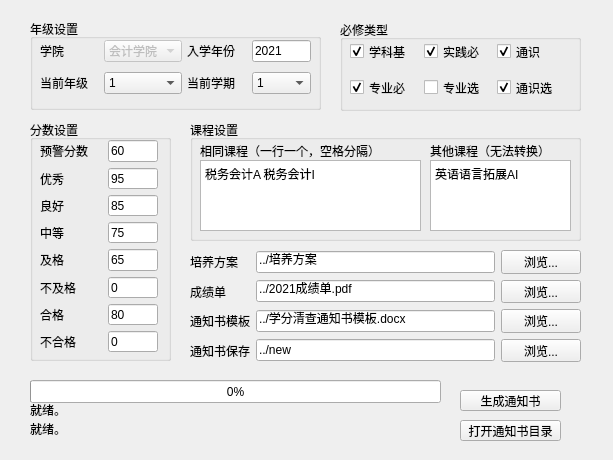
<?xml version="1.0" encoding="UTF-8"?>
<ui version="4.0">
 <class>Form</class>
 <widget class="QWidget" name="Form">
  <property name="enabled">
   <bool>true</bool>
  </property>
  <property name="geometry">
   <rect>
    <x>0</x>
    <y>0</y>
    <width>613</width>
    <height>460</height>
   </rect>
  </property>
  <property name="windowTitle">
   <string>学分清查工具</string>
  </property>
  <widget class="QPushButton" name="notice_create">
   <property name="geometry">
    <rect>
     <x>460</x>
     <y>390</y>
     <width>101</width>
     <height>21</height>
    </rect>
   </property>
   <property name="text">
    <string>生成通知书</string>
   </property>
  </widget>
  <widget class="QPushButton" name="open_notice_dir">
   <property name="geometry">
    <rect>
     <x>460</x>
     <y>420</y>
     <width>101</width>
     <height>21</height>
    </rect>
   </property>
   <property name="text">
    <string>打开通知书目录</string>
   </property>
  </widget>
  <widget class="QGroupBox" name="must_group">
   <property name="enabled">
    <bool>true</bool>
   </property>
   <property name="geometry">
    <rect>
     <x>340</x>
     <y>20</y>
     <width>241</width>
     <height>91</height>
    </rect>
   </property>
   <property name="title">
    <string>必修类型</string>
   </property>
  </widget>
  <widget class="QGroupBox" name="grade_group">
   <property name="geometry">
    <rect>
     <x>30</x>
     <y>19</y>
     <width>291</width>
     <height>91</height>
    </rect>
   </property>
   <property name="title">
    <string>年级设置</string>
   </property>
  </widget>
  <widget class="QWidget" name="layoutWidget1">
   <property name="geometry">
    <rect>
     <x>350</x>
     <y>41</y>
     <width>221</width>
     <height>57</height>
    </rect>
   </property>
   <layout class="QGridLayout" name="must_type_layout">
    <property name="horizontalSpacing">
     <number>0</number>
    </property>
    <property name="verticalSpacing">
     <number>15</number>
    </property>
    <item row="0" column="0">
     <widget class="QCheckBox" name="xkjck">
      <property name="tabletTracking">
       <bool>false</bool>
      </property>
      <property name="text">
       <string>学科基</string>
      </property>
      <property name="checked">
       <bool>true</bool>
      </property>
     </widget>
    </item>
    <item row="0" column="1">
     <widget class="QCheckBox" name="sjbxk">
      <property name="text">
       <string>实践必</string>
      </property>
      <property name="checked">
       <bool>true</bool>
      </property>
     </widget>
    </item>
    <item row="0" column="2">
     <widget class="QCheckBox" name="tsk">
      <property name="text">
       <string>通识</string>
      </property>
      <property name="checked">
       <bool>true</bool>
      </property>
     </widget>
    </item>
    <item row="1" column="0">
     <widget class="QCheckBox" name="zybxk">
      <property name="text">
       <string>专业必</string>
      </property>
      <property name="checked">
       <bool>true</bool>
      </property>
     </widget>
    </item>
    <item row="1" column="1">
     <widget class="QCheckBox" name="zyxxk">
      <property name="text">
       <string>专业选</string>
      </property>
     </widget>
    </item>
    <item row="1" column="2">
     <widget class="QCheckBox" name="tsxxk">
      <property name="enabled">
       <bool>true</bool>
      </property>
      <property name="tabletTracking">
       <bool>false</bool>
      </property>
      <property name="text">
       <string>通识选</string>
      </property>
      <property name="checkable">
       <bool>true</bool>
      </property>
      <property name="checked">
       <bool>true</bool>
      </property>
     </widget>
    </item>
   </layout>
  </widget>
  <widget class="QWidget" name="layoutWidget2">
   <property name="geometry">
    <rect>
     <x>40</x>
     <y>40</y>
     <width>271</width>
     <height>56</height>
    </rect>
   </property>
   <layout class="QGridLayout" name="semester_layout" columnstretch="1,1,1,1">
    <property name="leftMargin">
     <number>0</number>
    </property>
    <property name="topMargin">
     <number>0</number>
    </property>
    <property name="horizontalSpacing">
     <number>5</number>
    </property>
    <property name="verticalSpacing">
     <number>10</number>
    </property>
    <item row="0" column="3">
     <widget class="QLineEdit" name="enter_year">
      <property name="text">
       <string>2021</string>
      </property>
     </widget>
    </item>
    <item row="1" column="2">
     <widget class="QLabel" name="label_5">
      <property name="text">
       <string>当前学期</string>
      </property>
     </widget>
    </item>
    <item row="1" column="1">
     <widget class="QComboBox" name="now_grade">
      <property name="enabled">
       <bool>true</bool>
      </property>
      <property name="currentText">
       <string>2</string>
      </property>
      <item>
       <property name="text">
        <string>1</string>
       </property>
      </item>
      <item>
       <property name="text">
        <string>2</string>
       </property>
      </item>
      <item>
       <property name="text">
        <string>3</string>
       </property>
      </item>
      <item>
       <property name="text">
        <string>4</string>
       </property>
      </item>
     </widget>
    </item>
    <item row="0" column="1">
     <widget class="QComboBox" name="college_name">
      <property name="enabled">
       <bool>false</bool>
      </property>
      <property name="editable">
       <bool>false</bool>
      </property>
      <item>
       <property name="text">
        <string>会计学院</string>
       </property>
      </item>
     </widget>
    </item>
    <item row="0" column="2">
     <widget class="QLabel" name="label_3">
      <property name="text">
       <string>入学年份</string>
      </property>
     </widget>
    </item>
    <item row="0" column="0">
     <widget class="QLabel" name="label_21">
      <property name="text">
       <string>学院</string>
      </property>
     </widget>
    </item>
    <item row="1" column="0">
     <widget class="QLabel" name="label_4">
      <property name="text">
       <string>当前年级</string>
      </property>
     </widget>
    </item>
    <item row="1" column="3">
     <widget class="QComboBox" name="now_semester">
      <item>
       <property name="text">
        <string>1</string>
       </property>
      </item>
      <item>
       <property name="text">
        <string>2</string>
       </property>
      </item>
     </widget>
    </item>
   </layout>
  </widget>
  <widget class="QProgressBar" name="progress_bar">
   <property name="geometry">
    <rect>
     <x>30</x>
     <y>380</y>
     <width>411</width>
     <height>23</height>
    </rect>
   </property>
   <property name="cursor">
    <cursorShape>ArrowCursor</cursorShape>
   </property>
   <property name="value">
    <number>0</number>
   </property>
  </widget>
  <widget class="QLabel" name="progress_phase">
   <property name="geometry">
    <rect>
     <x>30</x>
     <y>400</y>
     <width>401</width>
     <height>20</height>
    </rect>
   </property>
   <property name="text">
    <string>就绪。</string>
   </property>
  </widget>
  <widget class="QLabel" name="progress_now">
   <property name="geometry">
    <rect>
     <x>30</x>
     <y>420</y>
     <width>401</width>
     <height>31</height>
    </rect>
   </property>
   <property name="text">
    <string>就绪。</string>
   </property>
   <property name="alignment">
    <set>Qt::AlignLeading|Qt::AlignLeft|Qt::AlignTop</set>
   </property>
  </widget>
  <widget class="QGroupBox" name="grade_group_2">
   <property name="geometry">
    <rect>
     <x>30</x>
     <y>120</y>
     <width>141</width>
     <height>241</height>
    </rect>
   </property>
   <property name="title">
    <string>分数设置</string>
   </property>
  </widget>
  <widget class="QGroupBox" name="crouse_group">
   <property name="geometry">
    <rect>
     <x>190</x>
     <y>120</y>
     <width>391</width>
     <height>121</height>
    </rect>
   </property>
   <property name="title">
    <string>课程设置</string>
   </property>
   <widget class="QLabel" name="same_coures_label">
    <property name="geometry">
     <rect>
      <x>10</x>
      <y>20</y>
      <width>181</width>
      <height>21</height>
     </rect>
    </property>
    <property name="text">
     <string>相同课程（一行一个，空格分隔）</string>
    </property>
   </widget>
   <widget class="QLabel" name="discard_coures_label">
    <property name="geometry">
     <rect>
      <x>240</x>
      <y>20</y>
      <width>131</width>
      <height>21</height>
     </rect>
    </property>
    <property name="text">
     <string>其他课程（无法转换）</string>
    </property>
   </widget>
   <widget class="QPlainTextEdit" name="same_course">
    <property name="geometry">
     <rect>
      <x>10</x>
      <y>40</y>
      <width>221</width>
      <height>71</height>
     </rect>
    </property>
    <property name="verticalScrollBarPolicy">
     <enum>Qt::ScrollBarAsNeeded</enum>
    </property>
    <property name="horizontalScrollBarPolicy">
     <enum>Qt::ScrollBarAsNeeded</enum>
    </property>
    <property name="plainText">
     <string>税务会计A 税务会计I</string>
    </property>
   </widget>
   <widget class="QPlainTextEdit" name="discard_course">
    <property name="geometry">
     <rect>
      <x>240</x>
      <y>40</y>
      <width>141</width>
      <height>71</height>
     </rect>
    </property>
    <property name="plainText">
     <string>英语语言拓展AI</string>
    </property>
   </widget>
  </widget>
  <widget class="QWidget" name="layoutWidget3">
   <property name="geometry">
    <rect>
     <x>40</x>
     <y>140</y>
     <width>118</width>
     <height>212</height>
    </rect>
   </property>
   <layout class="QGridLayout" name="gridLayout_2">
    <property name="horizontalSpacing">
     <number>20</number>
    </property>
    <item row="2" column="1">
     <widget class="QLineEdit" name="lh_score">
      <property name="text">
       <string>85</string>
      </property>
     </widget>
    </item>
    <item row="7" column="1">
     <widget class="QLineEdit" name="bhg_score">
      <property name="text">
       <string>0</string>
      </property>
     </widget>
    </item>
    <item row="4" column="0">
     <widget class="QLabel" name="jg_label">
      <property name="text">
       <string>及格</string>
      </property>
     </widget>
    </item>
    <item row="6" column="0">
     <widget class="QLabel" name="hg_label">
      <property name="text">
       <string>合格</string>
      </property>
     </widget>
    </item>
    <item row="6" column="1">
     <widget class="QLineEdit" name="hg_score">
      <property name="text">
       <string>80</string>
      </property>
     </widget>
    </item>
    <item row="3" column="0">
     <widget class="QLabel" name="zd_label">
      <property name="text">
       <string>中等</string>
      </property>
     </widget>
    </item>
    <item row="1" column="1">
     <widget class="QLineEdit" name="yx_score">
      <property name="text">
       <string>95</string>
      </property>
     </widget>
    </item>
    <item row="5" column="1">
     <widget class="QLineEdit" name="bjg_score">
      <property name="text">
       <string>0</string>
      </property>
     </widget>
    </item>
    <item row="0" column="0">
     <widget class="QLabel" name="pass_label">
      <property name="text">
       <string>预警分数</string>
      </property>
      <property name="wordWrap">
       <bool>false</bool>
      </property>
     </widget>
    </item>
    <item row="4" column="1">
     <widget class="QLineEdit" name="jg_score">
      <property name="text">
       <string>65</string>
      </property>
     </widget>
    </item>
    <item row="3" column="1">
     <widget class="QLineEdit" name="zd_score">
      <property name="text">
       <string>75</string>
      </property>
     </widget>
    </item>
    <item row="1" column="0">
     <widget class="QLabel" name="yx_label">
      <property name="text">
       <string>优秀</string>
      </property>
     </widget>
    </item>
    <item row="7" column="0">
     <widget class="QLabel" name="bhg_label">
      <property name="text">
       <string>不合格</string>
      </property>
     </widget>
    </item>
    <item row="0" column="1">
     <widget class="QLineEdit" name="pass_score">
      <property name="text">
       <string>60</string>
      </property>
     </widget>
    </item>
    <item row="2" column="0">
     <widget class="QLabel" name="lh_label">
      <property name="text">
       <string>良好</string>
      </property>
     </widget>
    </item>
    <item row="5" column="0">
     <widget class="QLabel" name="bjg_label">
      <property name="text">
       <string>不及格</string>
      </property>
     </widget>
    </item>
   </layout>
  </widget>
  <widget class="QWidget" name="layoutWidget4">
   <property name="geometry">
    <rect>
     <x>190</x>
     <y>250</y>
     <width>391</width>
     <height>112</height>
    </rect>
   </property>
   <layout class="QGridLayout" name="gridLayout">
    <item row="0" column="0">
     <widget class="QLabel" name="label_20">
      <property name="text">
       <string>培养方案</string>
      </property>
     </widget>
    </item>
    <item row="0" column="1">
     <widget class="QLineEdit" name="schedule_dir">
      <property name="text">
       <string>../培养方案</string>
      </property>
     </widget>
    </item>
    <item row="0" column="2">
     <widget class="QPushButton" name="schedule_dir_view">
      <property name="text">
       <string>浏览...</string>
      </property>
     </widget>
    </item>
    <item row="1" column="0">
     <widget class="QLabel" name="label_22">
      <property name="text">
       <string>成绩单</string>
      </property>
     </widget>
    </item>
    <item row="1" column="1">
     <widget class="QLineEdit" name="transcript_file">
      <property name="text">
       <string>../2021成绩单.pdf</string>
      </property>
     </widget>
    </item>
    <item row="1" column="2">
     <widget class="QPushButton" name="transcript_view">
      <property name="text">
       <string>浏览...</string>
      </property>
     </widget>
    </item>
    <item row="2" column="0">
     <widget class="QLabel" name="label_17">
      <property name="text">
       <string>通知书模板</string>
      </property>
     </widget>
    </item>
    <item row="2" column="1">
     <widget class="QLineEdit" name="notice_template">
      <property name="text">
       <string>../学分清查通知书模板.docx</string>
      </property>
     </widget>
    </item>
    <item row="2" column="2">
     <widget class="QPushButton" name="notice_template_view">
      <property name="text">
       <string>浏览...</string>
      </property>
     </widget>
    </item>
    <item row="3" column="0">
     <widget class="QLabel" name="label_18">
      <property name="text">
       <string>通知书保存</string>
      </property>
     </widget>
    </item>
    <item row="3" column="1">
     <widget class="QLineEdit" name="notice_dir">
      <property name="text">
       <string>../new</string>
      </property>
     </widget>
    </item>
    <item row="3" column="2">
     <widget class="QPushButton" name="notice_dir_view">
      <property name="text">
       <string>浏览...</string>
      </property>
     </widget>
    </item>
   </layout>
  </widget>
  <zorder>grade_group_2</zorder>
  <zorder>layoutWidget3</zorder>
  <zorder>layoutWidget4</zorder>
  <zorder>crouse_group</zorder>
  <zorder>must_group</zorder>
  <zorder>grade_group</zorder>
  <zorder>layoutWidget1</zorder>
  <zorder>layoutWidget2</zorder>
  <zorder>notice_create</zorder>
  <zorder>open_notice_dir</zorder>
  <zorder>progress_bar</zorder>
  <zorder>progress_phase</zorder>
  <zorder>progress_now</zorder>
 </widget>
 <resources/>
 <connections/>
</ui>
